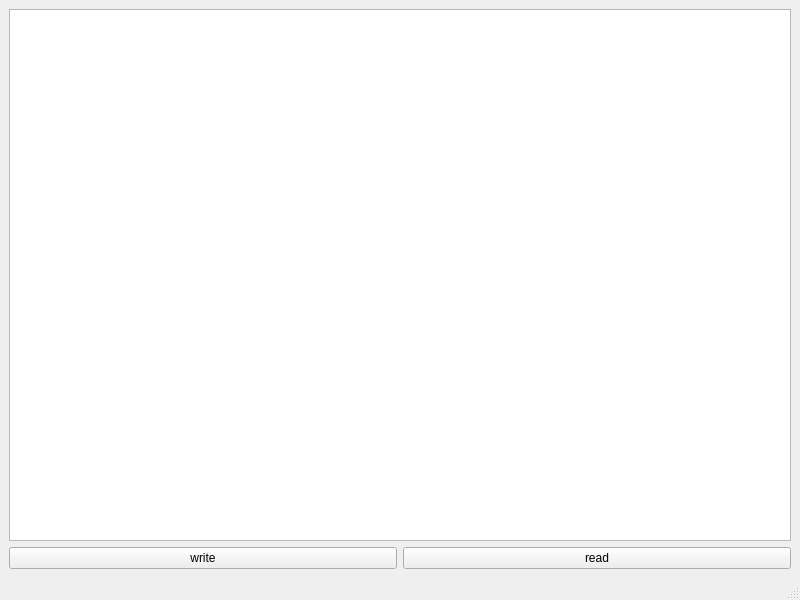
<?xml version="1.0" encoding="UTF-8"?>
<ui version="4.0">
 <class>MainWindow</class>
 <widget class="QMainWindow" name="MainWindow">
  <property name="geometry">
   <rect>
    <x>0</x>
    <y>0</y>
    <width>800</width>
    <height>600</height>
   </rect>
  </property>
  <property name="windowTitle">
   <string>MainWindow</string>
  </property>
  <widget class="QWidget" name="centralwidget">
   <layout class="QVBoxLayout" name="verticalLayout_2">
    <item>
     <layout class="QVBoxLayout" name="verticalLayout">
      <item>
       <widget class="QPlainTextEdit" name="plainTextEdit"/>
      </item>
      <item>
       <layout class="QHBoxLayout" name="horizontalLayout">
        <item>
         <widget class="QPushButton" name="pushButton">
          <property name="text">
           <string>write</string>
          </property>
         </widget>
        </item>
        <item>
         <widget class="QPushButton" name="pushButton_2">
          <property name="text">
           <string>read</string>
          </property>
         </widget>
        </item>
       </layout>
      </item>
     </layout>
    </item>
   </layout>
  </widget>
  <widget class="QMenuBar" name="menubar">
   <property name="geometry">
    <rect>
     <x>0</x>
     <y>0</y>
     <width>800</width>
     <height>26</height>
    </rect>
   </property>
  </widget>
  <widget class="QStatusBar" name="statusbar"/>
 </widget>
 <resources/>
 <connections/>
</ui>
